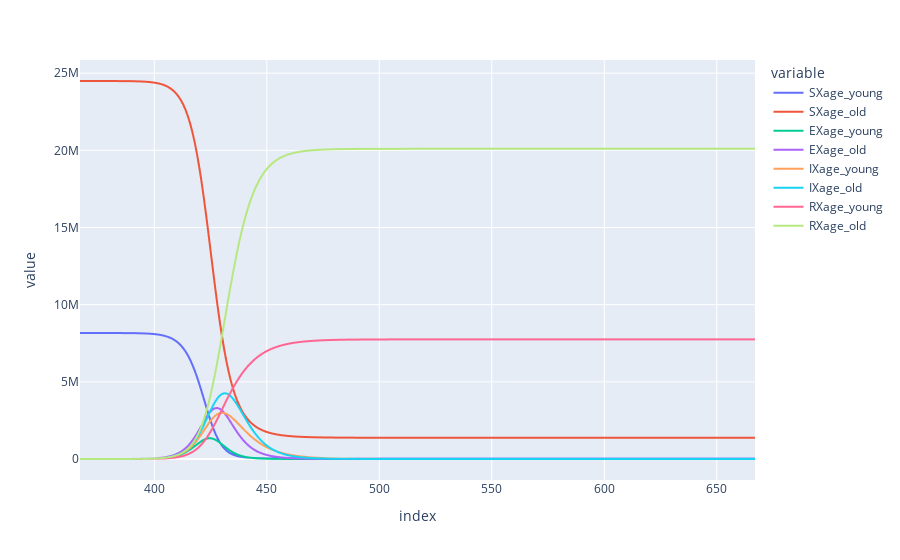

Notebook source saved alongside this figure:
### Markdown cell above
**Homework:**
1. Create a single data structure that represents the three disease dynamics discussed above.
2. Write a function and/or 'for loop' which calls set_flow_adjustments with each disease dynamic.

### Code cell
plot_compartments(model)

### Figure 1 — Plotly figure (JSON) as saved in the notebook; plotly's stock layout.template omitted (floating-point values rounded to 4 significant figures; data arrays with more than 128 entries replaced by an {"elided": "..."} marker saying what was removed)
{"data": [{"hovertemplate": "variable=SXage_young<br>index=%{x}<br>value=%{y}<extra></extra>", "legendgroup": "SXage_young", "line": {"color": "#636efa", "dash": "solid"}, "marker": {"symbol": "circle"}, "mode": "lines", "name": "SXage_young", "showlegend": true, "type": "scattergl", "x": {"elided": "301 int values"}, "xaxis": "x", "y": {"elided": "301 float values"}, "yaxis": "y"}, {"hovertemplate": "variable=SXage_old<br>index=%{x}<br>value=%{y}<extra></extra>", "legendgroup": "SXage_old", "line": {"color": "#EF553B", "dash": "solid"}, "marker": {"symbol": "circle"}, "mode": "lines", "name": "SXage_old", "showlegend": true, "type": "scattergl", "x": {"elided": "301 int values"}, "xaxis": "x", "y": {"elided": "301 float values"}, "yaxis": "y"}, {"hovertemplate": "variable=EXage_young<br>index=%{x}<br>value=%{y}<extra></extra>", "legendgroup": "EXage_young", "line": {"color": "#00cc96", "dash": "solid"}, "marker": {"symbol": "circle"}, "mode": "lines", "name": "EXage_young", "showlegend": true, "type": "scattergl", "x": {"elided": "301 int values"}, "xaxis": "x", "y": {"elided": "301 float values"}, "yaxis": "y"}, {"hovertemplate": "variable=EXage_old<br>index=%{x}<br>value=%{y}<extra></extra>", "legendgroup": "EXage_old", "line": {"color": "#ab63fa", "dash": "solid"}, "marker": {"symbol": "circle"}, "mode": "lines", "name": "EXage_old", "showlegend": true, "type": "scattergl", "x": {"elided": "301 int values"}, "xaxis": "x", "y": {"elided": "301 float values"}, "yaxis": "y"}, {"hovertemplate": "variable=IXage_young<br>index=%{x}<br>value=%{y}<extra></extra>", "legendgroup": "IXage_young", "line": {"color": "#FFA15A", "dash": "solid"}, "marker": {"symbol": "circle"}, "mode": "lines", "name": "IXage_young", "showlegend": true, "type": "scattergl", "x": {"elided": "301 int values"}, "xaxis": "x", "y": {"elided": "301 float values"}, "yaxis": "y"}, {"hovertemplate": "variable=IXage_old<br>index=%{x}<br>value=%{y}<extra></extra>", "legendgroup": "IXage_old", "line": {"color": "#19d3f3", "dash": "solid"}, "marker": {"symbol": "circle"}, "mode": "lines", "name": "IXage_old", "showlegend": true, "type": "scattergl", "x": {"elided": "301 int values"}, "xaxis": "x", "y": {"elided": "301 float values"}, "yaxis": "y"}, {"hovertemplate": "variable=RXage_young<br>index=%{x}<br>value=%{y}<extra></extra>", "legendgroup": "RXage_young", "line": {"color": "#FF6692", "dash": "solid"}, "marker": {"symbol": "circle"}, "mode": "lines", "name": "RXage_young", "showlegend": true, "type": "scattergl", "x": {"elided": "301 int values"}, "xaxis": "x", "y": {"elided": "301 float values"}, "yaxis": "y"}, {"hovertemplate": "variable=RXage_old<br>index=%{x}<br>value=%{y}<extra></extra>", "legendgroup": "RXage_old", "line": {"color": "#B6E880", "dash": "solid"}, "marker": {"symbol": "circle"}, "mode": "lines", "name": "RXage_old", "showlegend": true, "type": "scattergl", "x": {"elided": "301 int values"}, "xaxis": "x", "y": {"elided": "301 float values"}, "yaxis": "y"}], "layout": {"legend": {"title": {"text": "variable"}, "tracegroupgap": 0}, "margin": {"t": 60}, "xaxis": {"anchor": "y", "domain": [0, 1], "title": {"text": "index"}}, "yaxis": {"anchor": "x", "domain": [0, 1], "title": {"text": "value"}}}}
